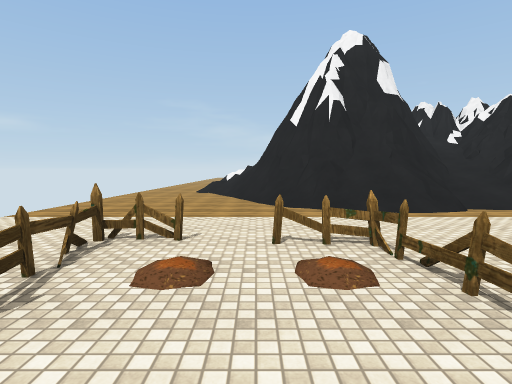
View 1 (above)

24 first-person views from a walk through a scene from a Unity 3-D project. The camera is 1.5 m above the floor, tilts 4° down and sees 80° across. The floor is counted in squares, 2 m on a side. Each view is taken from the middle of a square. On the plan, view 1 faces up. The plan holds only what a view shows up to about 10 squares ahead; the rest is blank. The place goes on beyond the plan. The player character is not drawn. Some surface patterns are stand-ins.

View 2
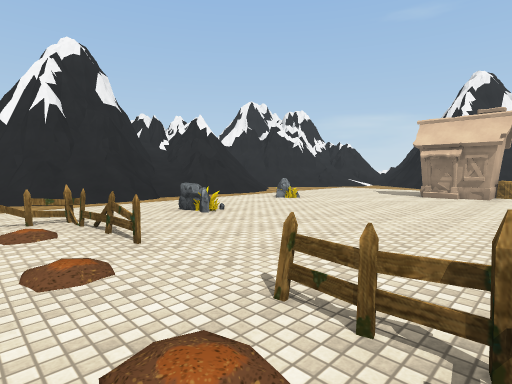

View 3
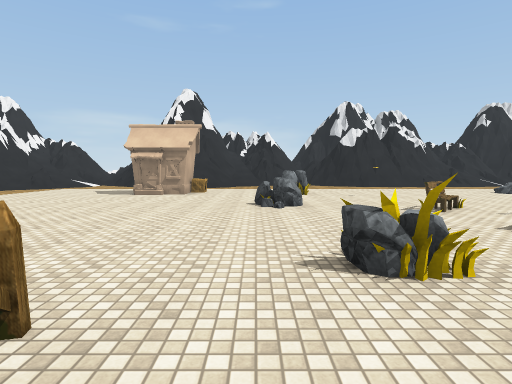

View 4
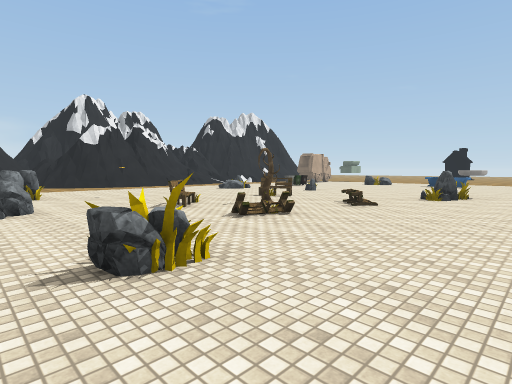

View 5
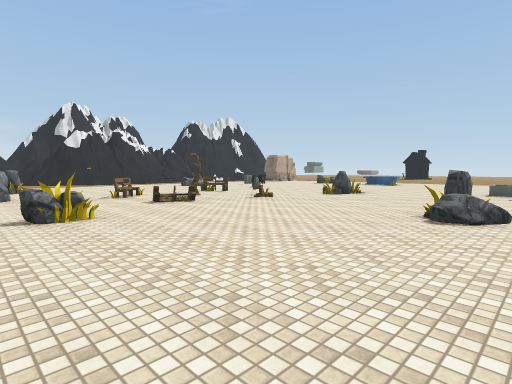

View 6
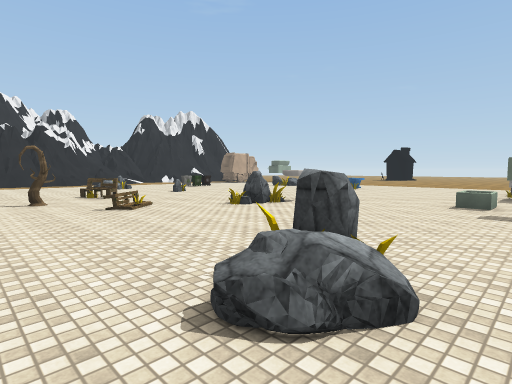

View 7
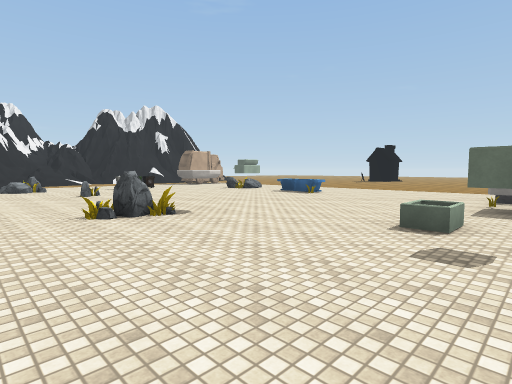

View 8
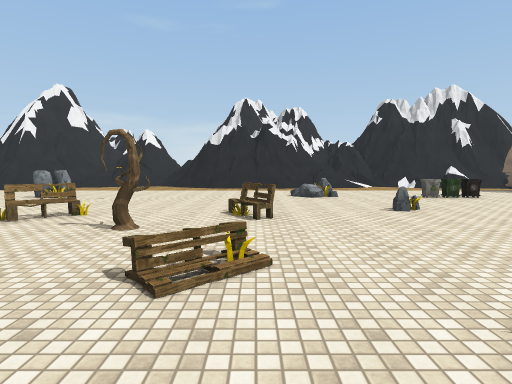

View 9
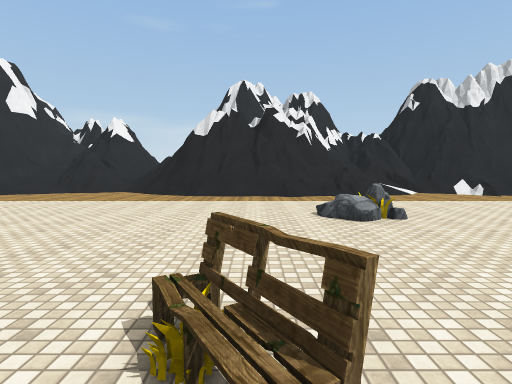

View 10
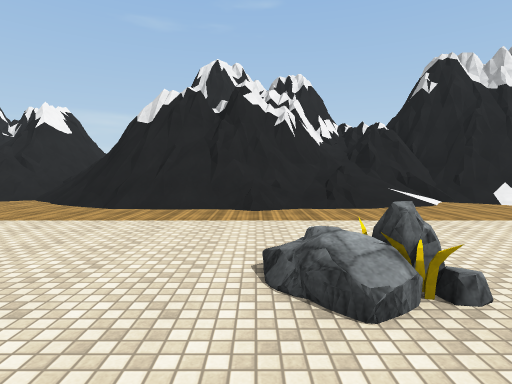

View 11
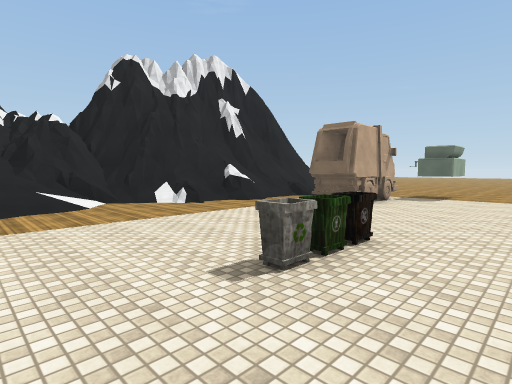

View 12
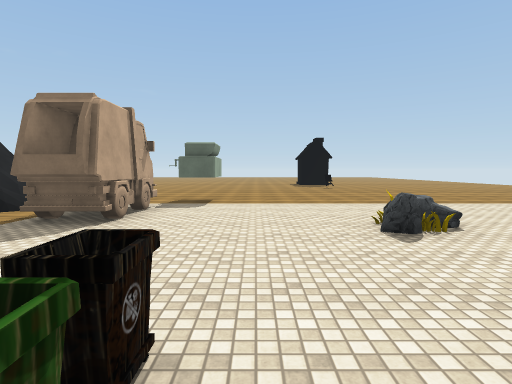

View 13
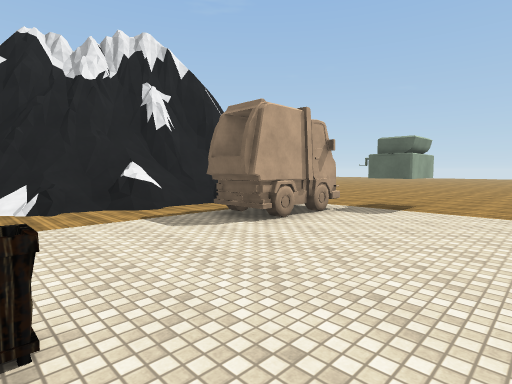

View 14
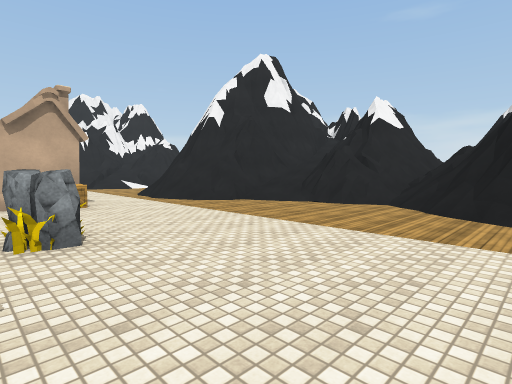

View 15
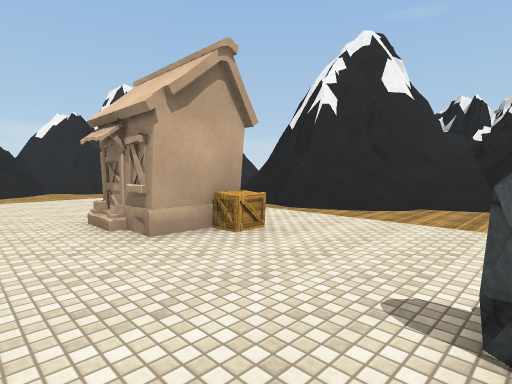

View 16
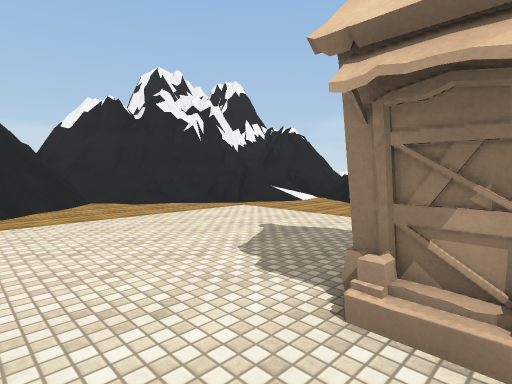

View 17
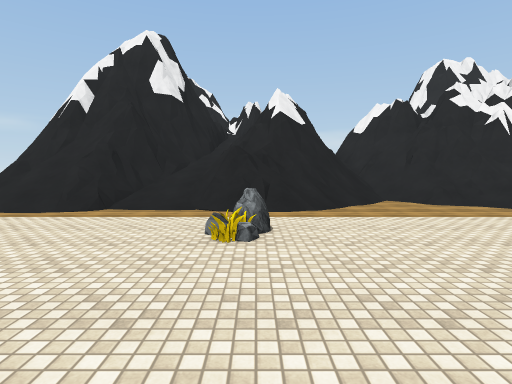

View 18
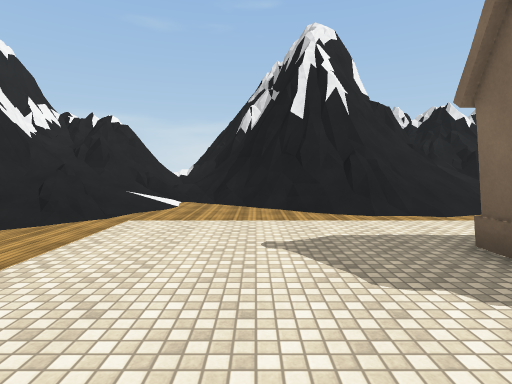

View 19
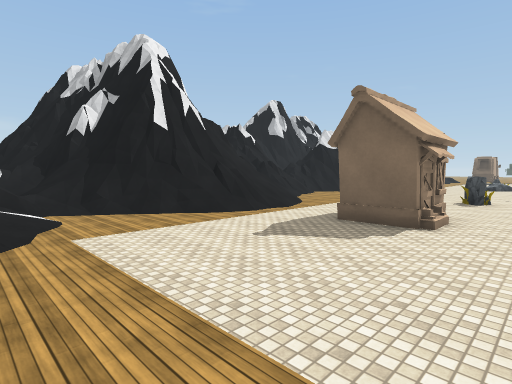

View 20
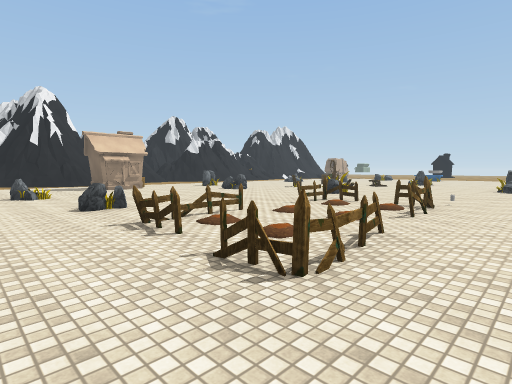

View 21
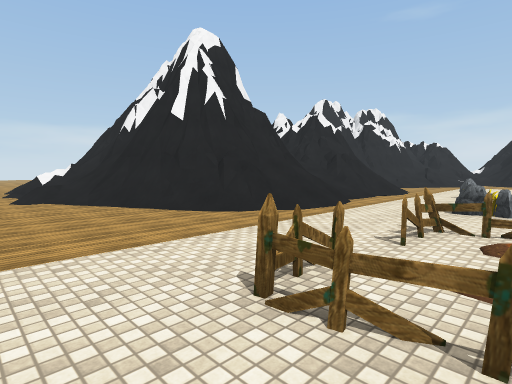

View 22
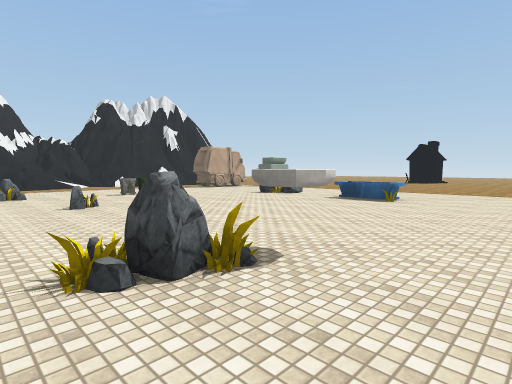

View 23
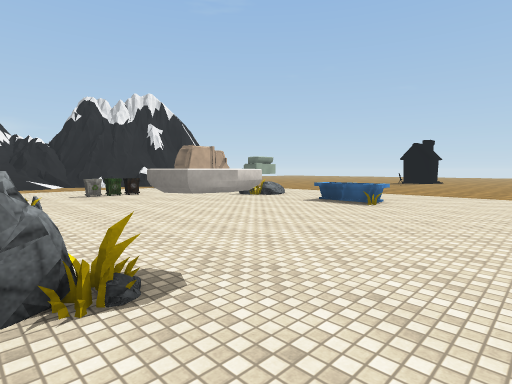

View 24
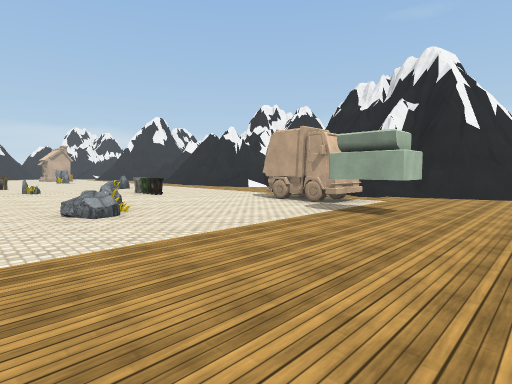

### Floor plan
Key: @ floor where view 1 was taken; # wall or solid block; x gap in a wall; . main floor; : floor 0.5 m higher than the main floor; + floor 1.5 m higher than the main floor; * floor 2 m higher than the main floor; % floor 2.5 m higher than the main floor; / step, stairs or slope; = window, fence, low wall or low ledge; ≈ water the walk keeps out of; ^ raised ledge; O other object.
Columns run from 3 left of view 1 to 21 right of it. Each row starts with its distance up from view 1.
 12  .//^
 11  ///^       ##^
 10 ../=    ^=##=###### ^^
  9 ../#^^^^==##=#=^^##===
  8 .../#^=###=^=/=#^#=#=^
  7 .../##/=/==////  =/==#
  6 ....////////...////===#
  5 .................///:+===
  4 ..........O......./=#==##
  3 ..=.=.O........../#^^^^
  2 .=..x............/^^
  1 ....=...........//^^
  0 ...@.........##.///^^
 -1  .=.=.........O../##=^^
 -2  .#.=............/==#=##^
 -3 ..O.......O.......//*=###
 -4 .....O...OO..O....//==##
 -5 ...................//=^#
 -6 ..................///====
 -7 .......=........../==%
 -8 .O......O......../=^^
 -9 .O....=........../#^^
-10 ......=..=......./==^
-11 .................//^^
-12 .....O.......O...//=#^
-13 .....O....O......//===
-14 ..................//====#
-15 .^...........=....//=##==
-16  ............=....//=##
-17  ^...............///=#
-18  ................//=^^^
-19  ^....≈≈..O....O.//=^ ^
-20  .............OO.//=^^
-21  .............OO.//=^
-22     .........##../#^^
-23     .........##...##
-24     ............../#^
-25     .............

Where each view was taken, in squares from view 1:
view 1: 0 up, 0 right, facing up
view 2: 2 down, 0 right, facing up-right
view 3: 3 down, 0 right, facing right
view 4: 3 down, 0 right, facing down-right
view 5: 3 down, 3 left, facing down-right
view 6: 7 down, 3 left, facing down-right
view 7: 10 down, 3 left, facing down-right
view 8: 10 down, 1 right, facing right
view 9: 10 down, 5 right, facing right
view 10: 11 down, 8 right, facing right
view 11: 13 down, 8 right, facing down-right
view 12: 15 down, 9 right, facing down
view 13: 16 down, 8 right, facing down-right
view 14: 8 down, 9 right, facing up-right
view 15: 4 down, 8 right, facing up-right
view 16: 0 up, 8 right, facing up-right
view 17: 0 up, 7 right, facing up
view 18: 3 up, 8 right, facing right
view 19: 6 up, 8 right, facing down-right
view 20: 5 up, 3 left, facing down-right
view 21: 2 up, 3 left, facing up-right
view 22: 11 down, 0 right, facing down-right
view 23: 12 down, 0 right, facing down-right
view 24: 25 down, 5 right, facing up-right
